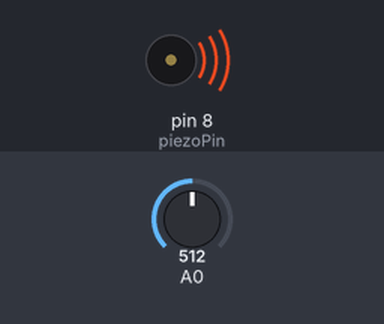
A sketch run on a simulated Arduino Uno, built with avr-gcc and run on an emulated ATmega328P. On the bench: buzzer (waves = sounding). The inputs (shaded band) are chosen by the test bench; at power-on: A0 = 512. What the sketch prints to the serial monitor is not drawn.

Above: at 1.2 s.
1.3 s: A0 set to 487
At 2.4 s:
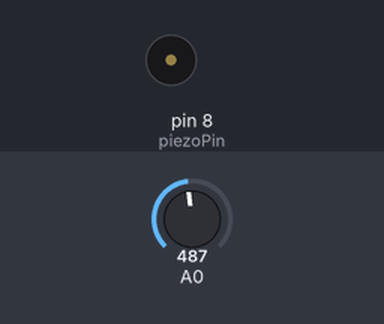
2.8 s: A0 set to 511
At 3.5 s:
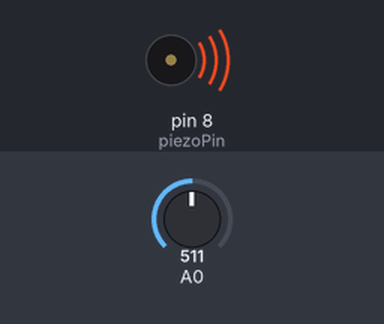
4.3 s: A0 set to 495
At 4.7 s:
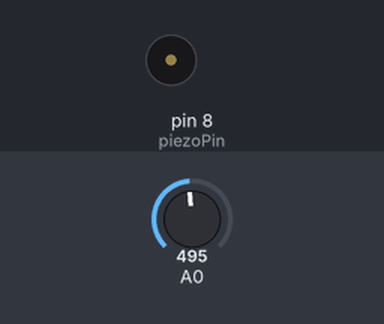
Timing chart, 0 to 7.3 s (numbered marks = the images above; inputs shaded):
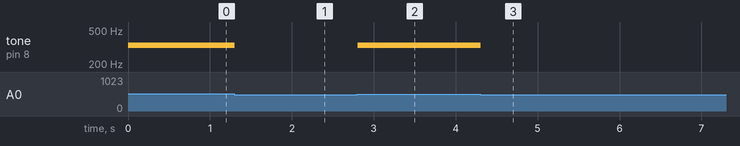

Measured:
- the behaviour switches between 505 and 504 on A0 (found by bisection; images 0 and 1)
- after the input at 1.3 s, tone on pin 8 (piezoPin): 330 Hz → silent at once
- after the input at 2.8 s, tone on pin 8 (piezoPin): silent → 330 Hz at once
- after the input at 4.3 s, tone on pin 8 (piezoPin): 330 Hz → silent at once

The sketch:

Project07.ino
```cpp
int notes[] = {262, 294, 330, 349}; //An array of 4 frequencies

const int piezoPin = 8;

void setup()
{
	Serial.begin(9600);
}

void loop()
{
	int keyVal = analogRead(A0); //We read from A0
	Serial.print(keyVal);

	//We test which of the buttons if pressed
	//So we can play different tones
	//else, we stop it
	if (keyVal == 1023)
		tone(piezoPin, notes[0]);
	else if (keyVal >= 990 && keyVal <= 1010)
		tone(piezoPin, notes[1]);
	else if (keyVal >= 505 && keyVal <= 515)
		tone(piezoPin, notes[2]);
	else if (keyVal >= 5 && keyVal <= 10)
		tone(piezoPin, notes[3]);
	else
		noTone(piezoPin);
}
```
